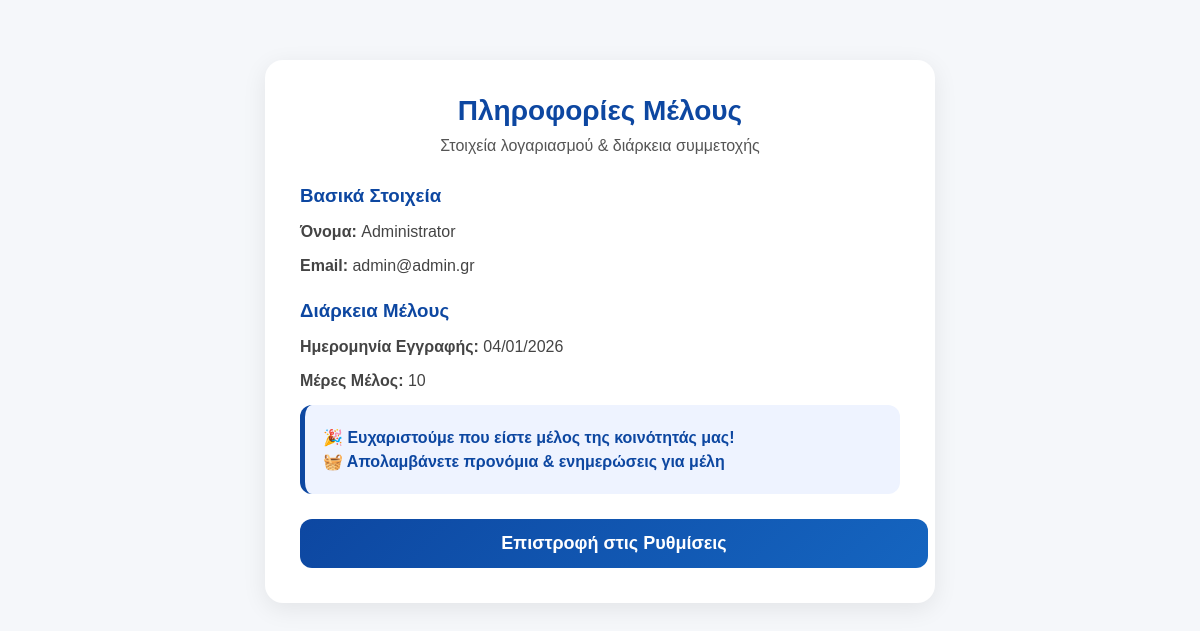
The app's page /member-info (signed in) with its own data.
### database.py (models this page shows)
class User(db.Model, UserMixin):
    id = db.Column(db.Integer, primary_key=True)
    fullname = db.Column(db.String(120), nullable=False)
    email = db.Column(db.String(120), unique=True, nullable=False)
    password = db.Column(db.String(200), nullable=False)
    created_at = db.Column(db.DateTime, default=datetime.utcnow)
    reset_code = db.Column(db.String(6), nullable=True)
    is_admin = db.Column(db.Boolean, default=False)
    name = db.Column(db.String(120))

### app.py (the view)
@app.route("/member-info")
@login_required
def member_info():
    from datetime import datetime
    days_member = (datetime.now() - current_user.created_at).days
    return render_template("member-info.html", days_member=days_member)

### app.py (called while the page is built)
@login_manager.user_loader
def load_user(user_id):
    return User.query.get(int(user_id))

@app.context_processor
def inject_coming_soon_flag():
    return dict(show_coming_soon=True)

### templates/member-info.html (shortened to what this page needs)
<!DOCTYPE html>
<html lang="el">
<head>
    <link rel="stylesheet" href="{{ url_for('static', filename='style.css') }}">
</head>
<body>
    <div class="member-container">
        <div class="member-title">Πληροφορίες Μέλους</div>
        <div class="member-subtitle">Στοιχεία λογαριασμού & διάρκεια συμμετοχής</div>
        <div class="info-block">
            <h3>Βασικά Στοιχεία</h3>
            <p><strong>Όνομα:</strong> {{ current_user.fullname }}</p>
            <p><strong>Email:</strong> {{ current_user.email }}</p>
        </div>
        <div class="info-block">
            <h3>Διάρκεια Μέλους</h3>
            <p><strong>Ημερομηνία Εγγραφής:</strong> {{ current_user.created_at.strftime('%d/%m/%Y') }}</p>
            <p><strong>Μέρες Μέλος:</strong> {{ days_member }}</p>
            <div class="stats-box">
                <p>🎉 Ευχαριστούμε που είστε μέλος της κοινότητάς μας!</p>
                <p>🧺 Απολαμβάνετε προνόμια & ενημερώσεις για μέλη</p>
            </div>
        </div>
        <a href="/settings-menu" class="back-btn">Επιστροφή στις Ρυθμίσεις</a>
    </div>
</body>
</html>

### templates/style.css (style rules this page uses)
body { margin: 0; font-family: Arial, Helvetica, sans-serif; background: #ffffff; color: #333; }
h1, h2, h3 { word-wrap: break-word; }
body, header, nav, .photo-block, .contact, footer { transition: background-color 0.3s ease, color 0.3s ease; }

### templates/member-info.html (style rules this page uses)
body { background: #f5f7fa; font-family: Arial, sans-serif; }
.member-container { max-width: 600px; margin: 60px auto; background: #ffffff; padding: 35px; border-radius: 18px; box-shadow: 0 6px 25px rgba(0,0,0,0.08); }
.member-title { text-align: center; font-size: 28px; font-weight: 800; color: #0d47a1; margin-bottom: 10px; }
.member-subtitle { text-align: center; color: #555; margin-bottom: 30px; }
.info-block { margin-bottom: 25px; }
.info-block h3 { color: #0d47a1; margin-bottom: 10px; }
.info-block p { color: #444; margin-bottom: 6px; font-size: 16px; }
.stats-box { background: #eef3ff; padding: 18px; border-radius: 12px; margin-top: 15px; border-left: 5px solid #0d47a1; }
.stats-box p { margin: 5px 0; color: #0d47a1; font-weight: 600; }
.back-btn { display: block; width: 100%; text-align: center; padding: 14px; background: linear-gradient(135deg, #0d47a1, #1565c0); color: white; border-radius: 12px; text-decoration: none; font-size: 18px; font-weight: 700; margin-top: 25px; transition: 0.25s; }

### records on screen
User: fullname "Administrator", email "admin@admin.gr", created_at "04/01/2026"
